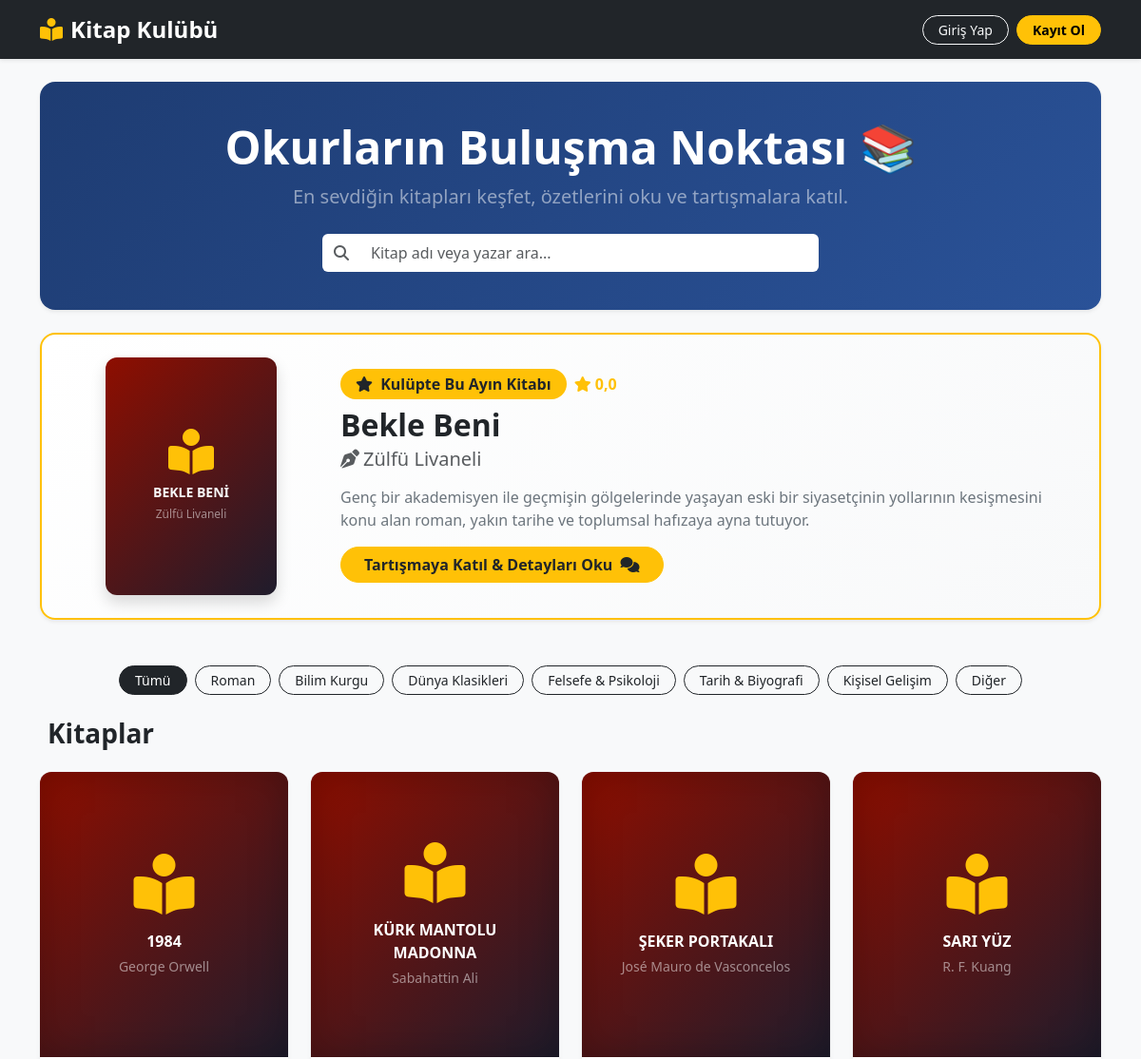
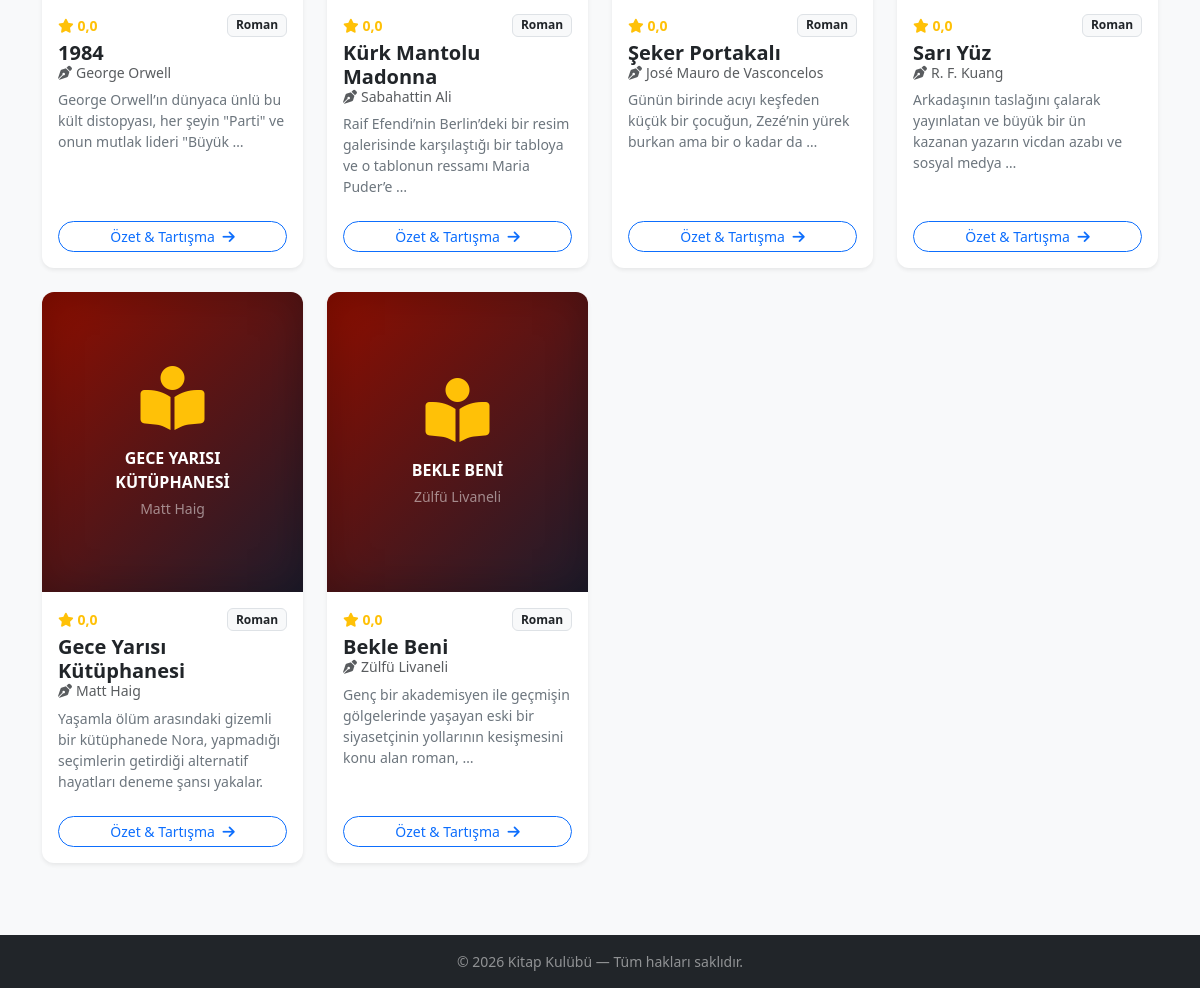
The page / on the database its author committed (2 pictures, top to bottom).
### Kitap_kulubu/kitaplar/models.py (models this page shows, shortened)
class Kitap(models.Model):
    KATEGORİ_SEÇENEKLERİ = [
        ('roman', 'Roman'),
        ('bilim-kurgu', 'Bilim Kurgu'),
        ('klasik', 'Dünya Klasikleri'),
        ('felsefe', 'Felsefe & Psikoloji'),
        ('tarih', 'Tarih & Biyografi'),
        ('kisisel-gelisim', 'Kişisel Gelişim'),
        ('diger', 'Diğer'),
    ]
    baslik = models.CharField(max_length=200)
    yazar = models.CharField(max_length=100)
    ozet = models.TextField()
    kategori = models.CharField(max_length=50, choices=KATEGORİ_SEÇENEKLERİ, default='roman', verbose_name="Kategori")
    kapak_resmi = models.ImageField(upload_to='kitap_kapaklari/', blank=True, null=True,
                                    verbose_name="Kapak Resmi (İsteğe Bağlı)")
    ayin_kitabi = models.BooleanField(default=False, verbose_name="Ayın Kitabı mı?")
    eklenme_tarihi = models.DateTimeField(auto_now_add=True)
    def resim_gecerli_mi(self):
        if self.kapak_resmi and self.kapak_resmi.name:
            if self.kapak_resmi.name.startswith('http://') or self.kapak_resmi.name.startswith('https://'):
                return False
            return True
        return False
    def kategori_renk_sinifi(self):
        return f"cover-{self.kategori}"
    def ortalama_puan(self):
        ortalama = self.yorumlar.aggregate(Avg('puan'))['puan__avg']
        return round(ortalama, 1) if ortalama else 0.0

### Kitap_kulubu/kitaplar/views.py (the view)
# urls.py: path('', views.kitap_listesi, name='kitap_listesi'),
def kitap_listesi(request):
    kategori_slug = request.GET.get('kategori')
    if kategori_slug:
        kitaplar = Kitap.objects.filter(kategori=kategori_slug).order_by('-eklenme_tarihi')
    else:
        kitaplar = Kitap.objects.all().order_by('-eklenme_tarihi')
    ayin_kitabi = Kitap.objects.filter(ayin_kitabi=True).first()
    if not ayin_kitabi and Kitap.objects.exists():
        ayin_kitabi = Kitap.objects.first()
    kategoriler = Kitap.KATEGORİ_SEÇENEKLERİ
    return render(request, 'kitaplar/kitap_listesi.html', {
        'kitaplar': kitaplar,
        'ayin_kitabi': ayin_kitabi,
        'kategoriler': kategoriler,
        'secili_kategori': kategori_slug
    })

### Kitap_kulubu/kitaplar/templates/kitaplar/kitap_listesi.html (shortened to what this page needs)
<!DOCTYPE html>
<html lang="tr">
<head>
    <link href="https://cdn.jsdelivr.net/npm/bootstrap@5.3.0/dist/css/bootstrap.min.css" rel="stylesheet">
    <link rel="stylesheet" href="https://cdnjs.cloudflare.com/ajax/libs/font-awesome/6.4.0/css/all.min.css">
</head>
<body class="bg-light min-vh-100 d-flex flex-column">
    <nav class="navbar navbar-expand-lg navbar-dark bg-dark sticky-top shadow-sm">
        <div class="container">
            <a class="navbar-brand fw-bold fs-4" href="/">
                <i class="fa-solid fa-book-open-reader text-warning me-2"></i>Kitap Kulübü
            </a>
            <div class="collapse navbar-collapse" id="navbarNav">
                <div class="ms-auto d-flex align-items-center gap-2 mt-2 mt-lg-0">
                    {% if user.is_authenticated %}
                        <span class="text-light me-2">
                            <i class="fa-regular fa-user me-1 text-info"></i><strong>{{ user.username }}</strong>
                        </span>
                        <a href="{% url 'profilim' %}" class="btn btn-outline-info btn-sm rounded-pill px-3">
                            <i class="fa-solid fa-bookmark me-1"></i>Kütüphanem
                        </a>
                        <a href="{% url 'kitap_ekle' %}" class="btn btn-success btn-sm rounded-pill px-3">
                            <i class="fa-solid fa-plus me-1"></i>Kitap & Özet Ekle
                        </a>
                        <form action="{% url 'logout' %}" method="post" class="d-inline">
                            {% csrf_token %}
                            <button type="submit" class="btn btn-outline-danger btn-sm rounded-pill px-3">
                                <i class="fa-solid fa-right-from-bracket me-1"></i>Çıkış
                            </button>
                        </form>
                    {% else %}
                        <a href="{% url 'login' %}" class="btn btn-outline-light btn-sm rounded-pill px-3">Giriş Yap</a>
                        <a href="{% url 'kayit' %}" class="btn btn-warning btn-sm rounded-pill px-3 fw-bold">Kayıt Ol</a>
                    {% endif %}
                </div>
            </div>
        </div>
    </nav>
    <div class="container my-4 flex-grow-1">
        <div class="hero-banner mb-4 text-center shadow-sm">
            <h1 class="fw-bold display-5 mb-2">Okurların Buluşma Noktası 📚</h1>
            <p class="lead text-white-50 mb-4">En sevdiğin kitapları keşfet, özetlerini oku ve tartışmalara katıl.</p>
            <div class="row justify-content-center">
                <div class="col-md-8 col-lg-6">
                    <div class="input-group">
                        <span class="input-group-text bg-white border-0"><i class="fa-solid fa-magnifying-glass text-muted"></i></span>
                        <input type="text" id="searchInput" class="form-control border-0 py-2" placeholder="Kitap adı veya yazar ara...">
                    </div>
                </div>
            </div>
        </div>
        {% if ayin_kitabi and not secili_kategori %}
        <div class="card featured-card shadow-sm mb-5 p-3 p-md-4">
            <div class="row g-0 align-items-center">
                <div class="col-md-3 text-center">
                    {% if ayin_kitabi.resim_gecerli_mi %}
                        <img src="{{ ayin_kitabi.kapak_resmi.url }}" class="img-fluid rounded-3 shadow" style="max-height: 260px; object-fit: cover;" alt="{{ ayin_kitabi.baslik }}">
                    {% else %}
                        <div class="default-book-cover-featured {{ ayin_kitabi.kategori_renk_sinifi }} shadow">
                            <i class="fa-solid fa-book-open-reader text-warning fa-3x mb-2"></i>
                            <div class="fw-bold small text-light text-uppercase px-1">{{ ayin_kitabi.baslik }}</div>
                            <small class="text-white-50 mt-1" style="font-size: 0.75rem;">{{ ayin_kitabi.yazar }}</small>
                        </div>
                    {% endif %}
                </div>
                <div class="col-md-9 ps-md-4 mt-3 mt-md-0">
                    <div class="d-flex align-items-center gap-2 mb-2">
                        <span class="badge bg-warning text-dark px-3 py-2 fs-6 rounded-pill">
                            <i class="fa-solid fa-star me-1"></i> Kulüpte Bu Ayın Kitabı
                        </span>
                        <span class="text-warning fw-bold fs-6">
                            <i class="fa-solid fa-star"></i> {{ ayin_kitabi.ortalama_puan }}
                        </span>
                    </div>
                    <h2 class="fw-bold text-dark mb-1">{{ ayin_kitabi.baslik }}</h2>
                    <h5 class="text-muted mb-3"><i class="fa-solid fa-pen-nib me-1"></i>{{ ayin_kitabi.yazar }}</h5>
                    <p class="text-secondary lead fs-6 mb-3">
                        {{ ayin_kitabi.ozet|truncatewords:35 }}
                    </p>
                    <a href="{% url 'kitap_detay' ayin_kitabi.pk %}" class="btn btn-warning text-dark fw-bold rounded-pill px-4">
                        Tartışmaya Katıl & Detayları Oku <i class="fa-solid fa-comments ms-1"></i>
                    </a>
                </div>
            </div>
        </div>
        {% endif %}
        <div class="d-flex flex-wrap gap-2 mb-4 justify-content-center">
            <a href="/" class="btn btn-sm {% if not secili_kategori %}btn-dark{% else %}btn-outline-dark{% endif %} rounded-pill px-3">
                Tümü
            </a>
            {% for kod, isim in kategoriler %}
                <a href="/?kategori={{ kod }}" class="btn btn-sm {% if secili_kategori == kod %}btn-dark{% else %}btn-outline-dark{% endif %} rounded-pill px-3">
                    {{ isim }}
                </a>
            {% endfor %}
        </div>
        <div class="d-flex justify-content-between align-items-center mb-4">
            <h3 class="fw-bold text-dark m-0">Kitaplar</h3>
        </div>
        <div class="row g-4" id="bookGrid">
            {% for kitap in kitaplar %}
                <div class="col-sm-6 col-md-4 col-lg-3 book-item">
                    <div class="card h-100 shadow-sm book-card">
                        {% if kitap.resim_gecerli_mi %}
                            <img src="{{ kitap.kapak_resmi.url }}" class="card-img-top book-cover-img" alt="{{ kitap.baslik }}">
                        {% else %}
                            <div class="default-book-cover {{ kitap.kategori_renk_sinifi }}">
                                <i class="fa-solid fa-book-open-reader text-warning fa-4x mb-3"></i>
                                <div class="fw-bold fs-6 text-uppercase px-2 text-white">{{ kitap.baslik }}</div>
                                <small class="text-white-50 mt-1">{{ kitap.yazar }}</small>
                            </div>
                        {% endif %}
                        <div class="card-body d-flex flex-column p-3">
                            <div class="d-flex justify-content-between align-items-center mb-1">
                                <small class="text-warning fw-bold">
                                    <i class="fa-solid fa-star"></i> {{ kitap.ortalama_puan }}
                                </small>
                                <span class="badge bg-light text-dark border small">{{ kitap.get_kategori_display }}</span>
                            </div>
                            <h5 class="card-title fw-bold text-dark mb-1 book-title">{{ kitap.baslik }}</h5>
                            <h6 class="card-subtitle text-muted mb-2 small book-author">
                                <i class="fa-solid fa-pen-nib me-1"></i>{{ kitap.yazar }}
                            </h6>
                            <p class="card-text text-secondary small flex-grow-1">
                                {{ kitap.ozet|truncatewords:15 }}
                            </p>
                            <a href="{% url 'kitap_detay' kitap.pk %}" class="btn btn-outline-primary btn-sm w-100 rounded-pill mt-2">
                                Özet & Tartışma <i class="fa-solid fa-arrow-right ms-1"></i>
                            </a>
                        </div>
                    </div>
                </div>
            {% endfor %}
        </div>
    </div>
    <footer class="bg-dark text-white-50 text-center py-3 mt-5">
        <div class="container small">
            &copy; 2026 Kitap Kulübü — Tüm hakları saklıdır.
        </div>
    </footer>
</body>
</html>

### Kitap_kulubu/kitaplar/templates/kitaplar/kitap_listesi.html (style rules this page uses)
.book-card { transition: transform 0.3s ease, box-shadow 0.3s ease; border: none; border-radius: 12px; overflow: hidden; }
.hero-banner { background: linear-gradient(135deg, #1e3c72 0%, #2a5298 100%); color: white; border-radius: 16px; padding: 2.5rem 1.5rem; }
.featured-card { background: linear-gradient(135deg, #fff 0%, #f8f9fa 100%); border: 2px solid #ffc107; border-radius: 16px; }
.default-book-cover { height: 300px; width: 100%; display: flex; flex-direction: column; align-items: center; justify-content: center; color: white; padding: 1.5rem; text-align: center; box-shadow: inset 0 0 40px rgba(0,0,0,0.25); }
.default-book-cover-featured { height: 250px; width: 180px; display: flex; flex-direction: column; align-items: center; justify-content: center; color: white; padding: 1rem; text-align: center; border-radius: 12px; margin: 0 auto; box-shadow: inset 0 0 30px rgba(0,0,0,0.25); }
.cover-roman { background: linear-gradient(135deg, #8E0E00 0%, #1F1C2C 100%); }

### rows shown on the page
Kitap: baslik "BEKLE BENI", yazar "Zülfü Livaneli", ortalama_puan "0,0", baslik "Bekle Beni", ozet "Genç bir akademisyen ile geçmişin gölgelerinde yaşayan eski bir siyasetçinin yollarının kesişmesini konu alan roman, yakın tarihe ve toplumsal hafızaya ayna tutuyor.", kategori "Roman", ozet "Genç bir akademisyen ile geçmişin gölgelerinde yaşayan eski bir siyasetçinin yollarının kesişmesini konu alan roman, …"
Kitap: baslik "1984", yazar "George Orwell", ortalama_puan "0,0", kategori "Roman", ozet "George Orwell’ın dünyaca ünlü bu kült distopyası, her şeyin \"Parti\" ve onun mutlak lideri \"Büyük …"
Kitap: baslik "KÜRK MANTOLU MADONNA", yazar "Sabahattin Ali", ortalama_puan "0,0", kategori "Roman", baslik "Kürk Mantolu Madonna", ozet "Raif Efendi’nin Berlin’deki bir resim galerisinde karşılaştığı bir tabloya ve o tablonun ressamı Maria Puder’e …"
Kitap: baslik "ŞEKER PORTAKALI", yazar "José Mauro de Vasconcelos", ortalama_puan "0,0", kategori "Roman", baslik "Şeker Portakalı", ozet "Günün birinde acıyı keşfeden küçük bir çocuğun, Zezé’nin yürek burkan ama bir o kadar da …"
Kitap: baslik "SARI YÜZ", yazar "R. F. Kuang", ortalama_puan "0,0", kategori "Roman", baslik "Sarı Yüz", ozet "Arkadaşının taslağını çalarak yayınlatan ve büyük bir ün kazanan yazarın vicdan azabı ve sosyal medya …"
Kitap: baslik "GECE YARISI KÜTÜPHANESI", yazar "Matt Haig", ortalama_puan "0,0", kategori "Roman", baslik "Gece Yarısı Kütüphanesi", ozet "Yaşamla ölüm arasındaki gizemli bir kütüphanede Nora, yapmadığı seçimlerin getirdiği alternatif hayatları deneme şansı yakalar."

### other values the page prints
{{ isim }} "Roman" "Bilim Kurgu" "Dünya Klasikleri" "Felsefe & Psikoloji" "Tarih & Biyografi" "Kişisel Gelişim" "Diğer"
